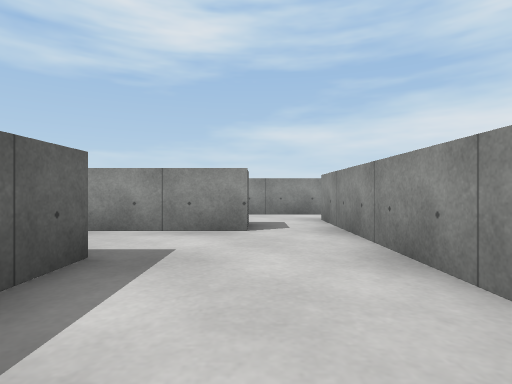
[1] (above)

17 first-person views from a walk through a 3-D level made in the Unity game engine. The camera is 0.62 m above the floor, looks level and sees 80° across. The floor is counted in squares, 1 m on a side. Each view is taken from the middle of a square. On the plan, view 1 faces up. The plan holds only what a view shows up to about 9 squares ahead; the rest is blank. The player character is not drawn. Surface patterns are stand-ins for the level's own textures.

[2]
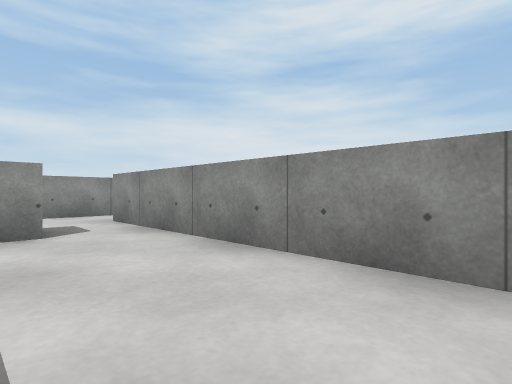

[3]
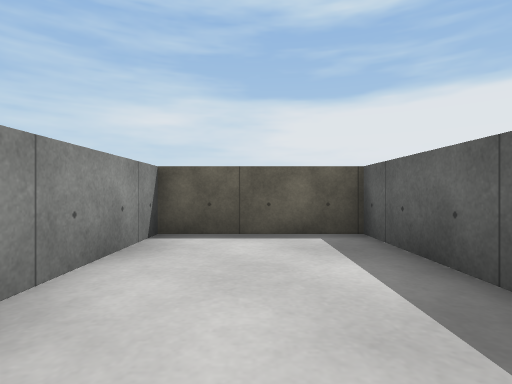

[4]
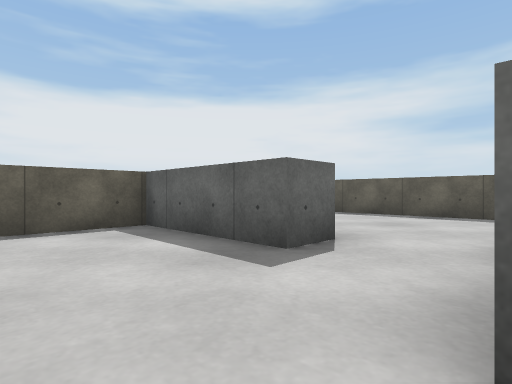

[5]
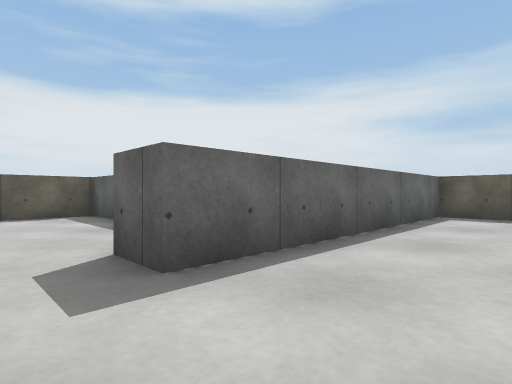

[6]
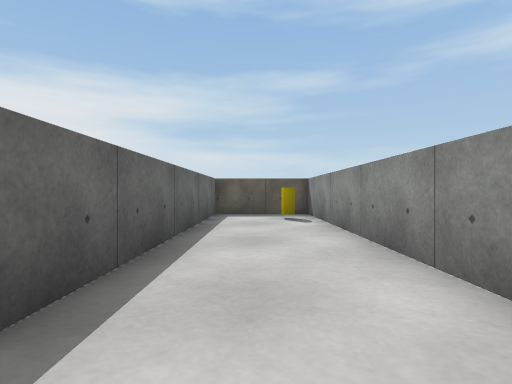

[7]
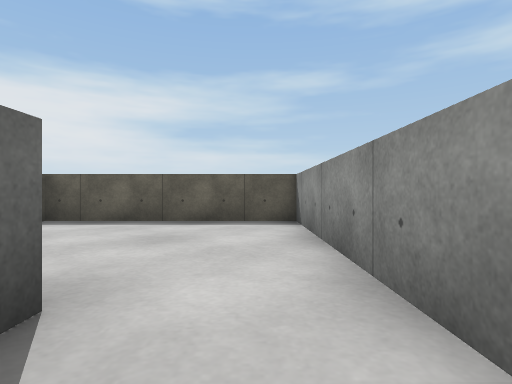

[8]
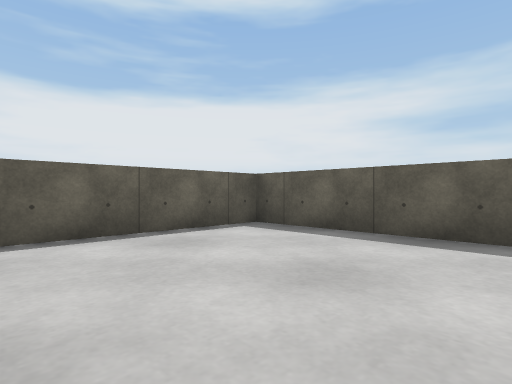

[9]
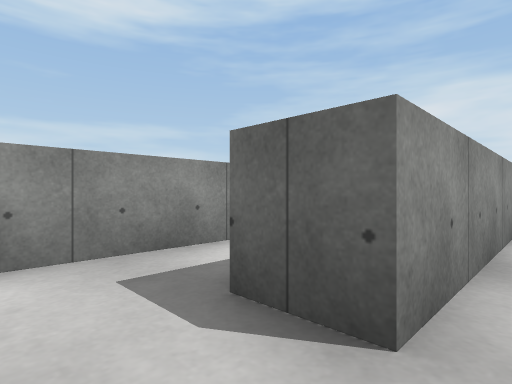

[10]
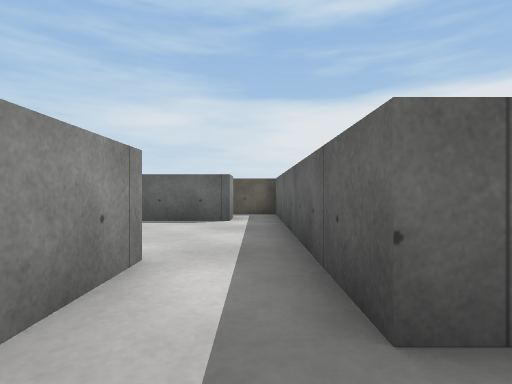

[11]
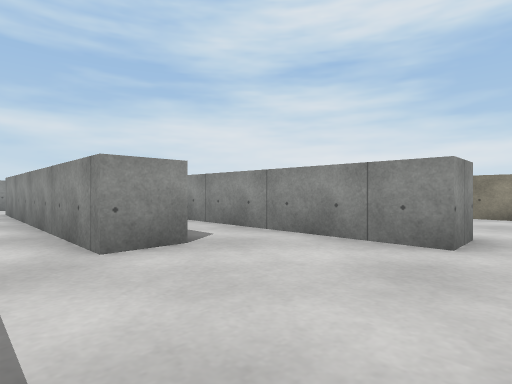

[12]
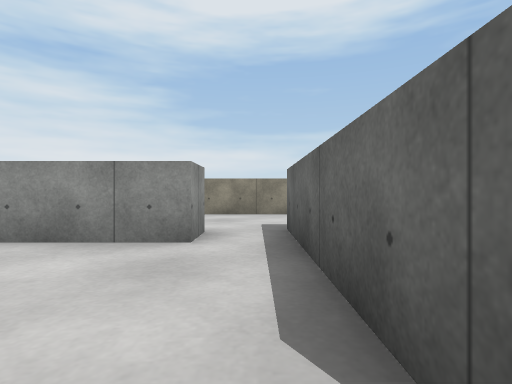

[13]
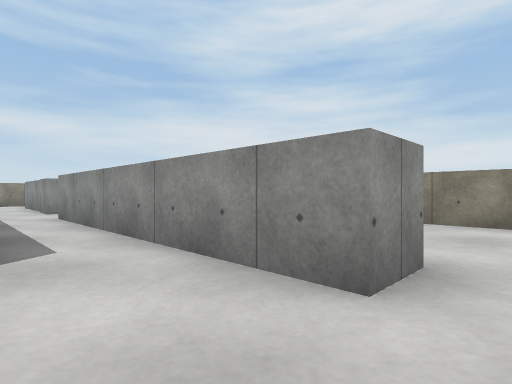

[14]
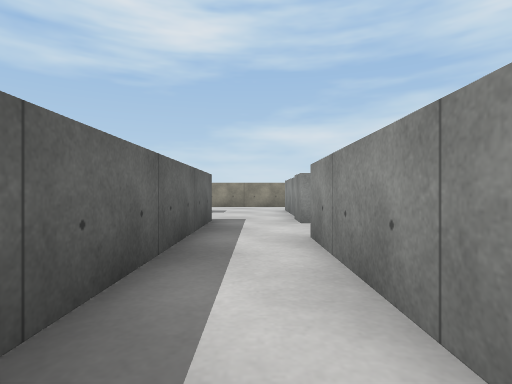

[15]
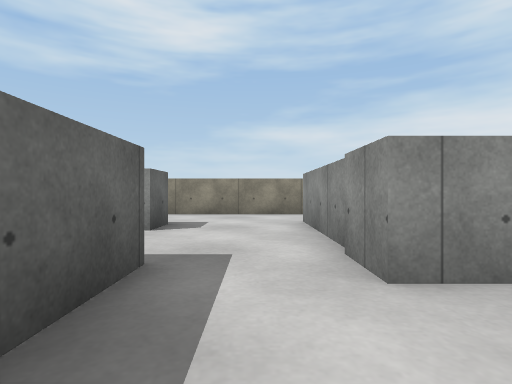

[16]
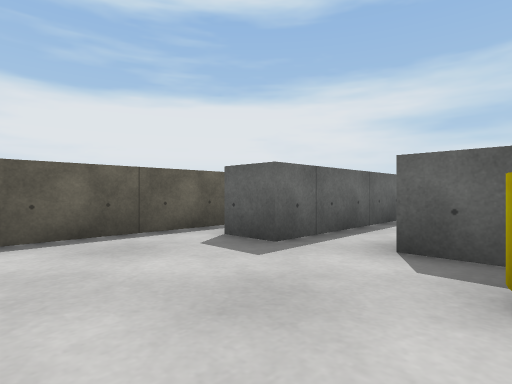

[17]
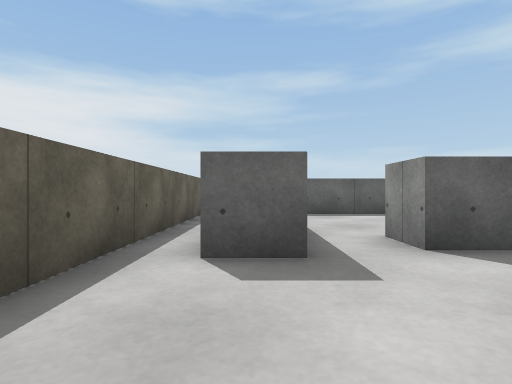

### Floor plan
Ten units are one square. View 1 is at (0, 0); x grows to the right and y downward. Boxes are objects, and circles mark ways between rooms. Rooms are numbered by the first view taken in them; rooms with no view inside come last. Other rooms are left out.
<svg viewBox="-80 -160 200 170">
<path fill="none" stroke="#000" d="M-26 -29 -16 -29 -16 5 15 5 15 -46M-1 -49 -26 -49M15 -46 15 -68M21 -85 -75 -85 -75 -59 -1 -59 -1 -49M-26 -49 -75 -49 -75 5 -34 5M15 -68 24 -68 24 -46M40 -52 40 -86M51 -52 40 -52M24 -46 24 -5M77 -28 68 -28 68 -102M36 -5 36 -15 81 -15M50 -116 50 -71M81 -15 81 -4M77 -38 77 -28M115 -11 115 -40M24 -5 24 5 106 5M50 -126 50 -116M68 -121 68 -131M70 -134 70 -146"/>
<rect x="-65" y="-85" width="10" height="10" fill="#bbb"><title>yellow cylinder</title></rect>
<rect x="85" y="-45" width="10" height="10" fill="#bbb"><title>yellow cylinder</title></rect>
<circle cx="5" cy="-55" r="3" fill="#2a7"/>
<circle cx="-20" cy="-35" r="3" fill="#2a7"/>
<circle cx="20" cy="-75" r="3" fill="#2a7"/>
<circle cx="30" cy="-55" r="3" fill="#2a7"/>
<circle cx="30" cy="-10" r="3" fill="#2a7"/>
<circle cx="70" cy="-20" r="3" fill="#2a7"/>
<circle cx="60" cy="-120" r="3" fill="#2a7"/>
<text x="0" y="-20">1</text>
<text x="-20" y="-70">2</text>
<text x="-50" y="-20">3</text>
<text x="30" y="-70">4</text>
<text x="50" y="-40">5</text>
<text x="90" y="-20">6</text>
<text x="50" y="-130">7</text>
</svg>
Room 1 opens to room 2. Room 1 opens to room 3. Room 2 opens to room 4. Room 4 opens to room 5. Room 5 opens to room 6. Room 5 opens to room 7.

Where each view was taken, in squares from view 1:
view 1: 0 up, 0 right, facing up
view 2: 0 up, 1 left, facing up-right
view 3: 4 up, 0 right, facing down
view 4: 5 up, 1 right, facing down-left
view 5: 8 up, 1 right, facing down-left
view 6: 7 up, 1 right, facing left
view 7: 4 up, 1 left, facing left
view 8: 4 up, 3 left, facing down-left
view 9: 8 up, 1 right, facing down-right
view 10: 8 up, 3 right, facing down
view 11: 2 up, 3 right, facing up-right
view 12: 2 up, 3 right, facing right
view 13: 2 up, 5 right, facing up-right
view 14: 6 up, 6 right, facing up
view 15: 10 up, 6 right, facing up
view 16: 4 up, 11 right, facing down-left
view 17: 1 up, 11 right, facing left
